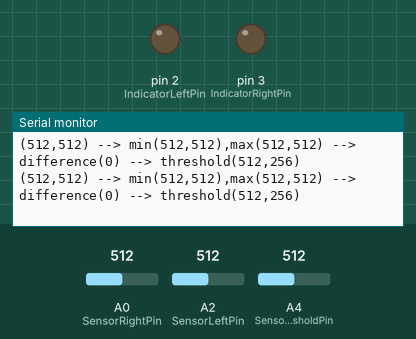
Bench run of a sketch on a simulated Arduino Uno, built with avr-gcc and run on an emulated ATmega328P. Shown: output pins drawn as LEDs (lit = HIGH), the last lines printed to the serial monitor. The inputs (shaded band) are chosen by the test bench; at power-on: A0 (SensorRightPin) = 512, A2 (SensorLeftPin) = 512, A4 (SensorThresholdPin) = 512.

Above: at 1.2 s.
1.3 s: A0 (SensorRightPin) set to 990
At 1.95 s:
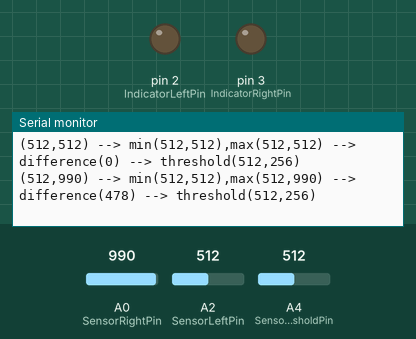
2.8 s: A0 (SensorRightPin) set to 1016
At 3.22 s:
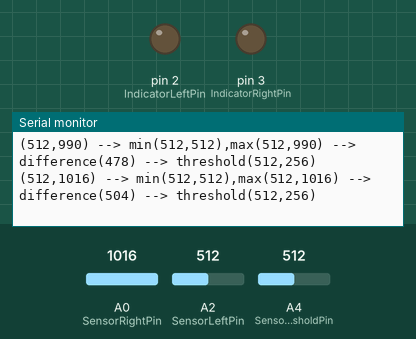
Timing chart, 0 to 5.8 s (numbered marks = the images above; inputs shaded):
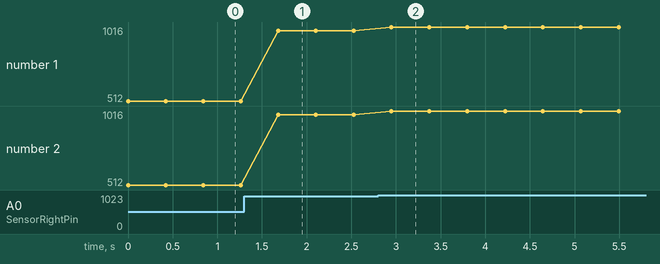

Measured:
- after the input at 1.3 s, the serial monitor: prints a new line after 0.38 s (image 1)
- after the input at 2.8 s, the serial monitor: prints a new line after 0.15 s (image 2)
- plotted number 1: 512 → 990 after the input at 1.3 s, 990 → 1016 after the input at 2.8 s
- plotted number 2: 512 → 990 after the input at 1.3 s, 990 → 1016 after the input at 2.8 s

The sketch:

2_getValuesMaxMin.ino
```cpp
const int SensorRightPin = A0;
const int SensorLeftPin = A2;
const int SensorThresholdPin = A4;

const int IndicatorRightPin = 3;
const int IndicatorLeftPin = 2;

int SensorRight = 0;
int SensorLeft = 0;
int SensorDifference = 0;
const int closeness = 60;

int SensorRightMax = 0;
int SensorLeftMax = 0;
int SensorRightMin = 1024;
int SensorLeftMin = 1024;

// Strings formater
const String open = "(";
const String sep = ",";
const String close = ")";
const String arr = " --> ";
const String mi = "min(";
const String ma = "max(";
const String diff = "difference(";
const String th = "threshold(";

String OuputValues = "";
String OuputMinMax = "";
String OuputDifference = "";
String OutputThreshold = "";
String OutputString = "";

void setup() {
  pinMode(IndicatorLeftPin, OUTPUT);
  pinMode(IndicatorRightPin, OUTPUT);

  pinMode(SensorThresholdPin, INPUT);
  pinMode(SensorLeftPin, INPUT);
  pinMode(SensorRightPin, INPUT);

  Serial.begin(9600);
}

void loop() {

  int thresold = analogRead(SensorThresholdPin);

  // put your main code here, to run repeatedly:
  SensorRight = analogRead(SensorRightPin);
  SensorLeft = analogRead(SensorLeftPin);

  SensorDifference = abs(SensorRight - SensorLeft);

  SensorRightMax = max(SensorRightMax, SensorRight);
  SensorLeftMax = max(SensorLeftMax, SensorLeft);

  SensorRightMin = min(SensorRightMin, SensorRight);
  SensorLeftMin = min(SensorLeftMin, SensorLeft);

  // (#,#) --> min(#,#), max(#,#) --> thresold(#,#)
  OuputValues = open + SensorLeft + sep + SensorRight + close;
  OuputMinMax = mi + SensorLeftMin + sep + SensorRightMin + close + sep + ma + SensorLeftMax + sep + SensorRightMax + close;
  OuputDifference = diff + SensorDifference + close;
  OutputThreshold = th + thresold + sep + thresold / 2 + close;

  OutputString = OuputValues + arr + OuputMinMax + arr + OuputDifference + arr + OutputThreshold;

  Serial.println(OutputString);

  delay(400);
}
```
